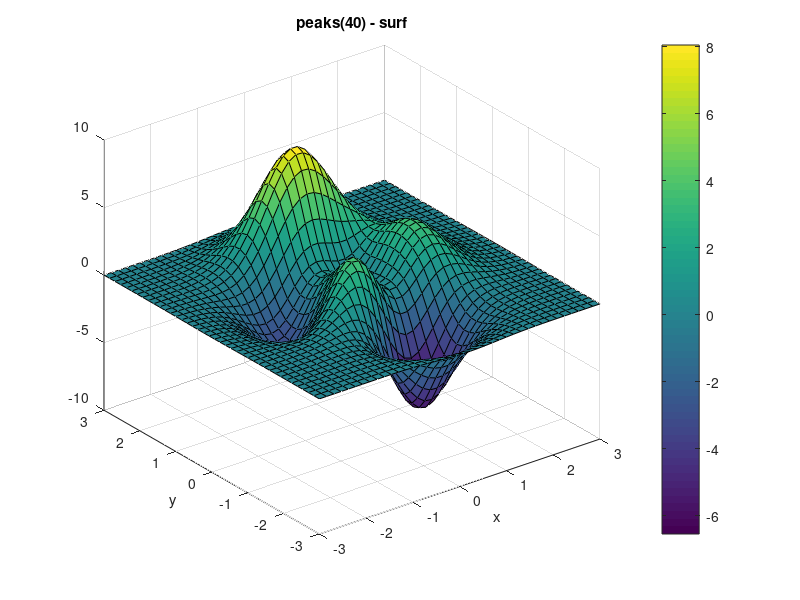
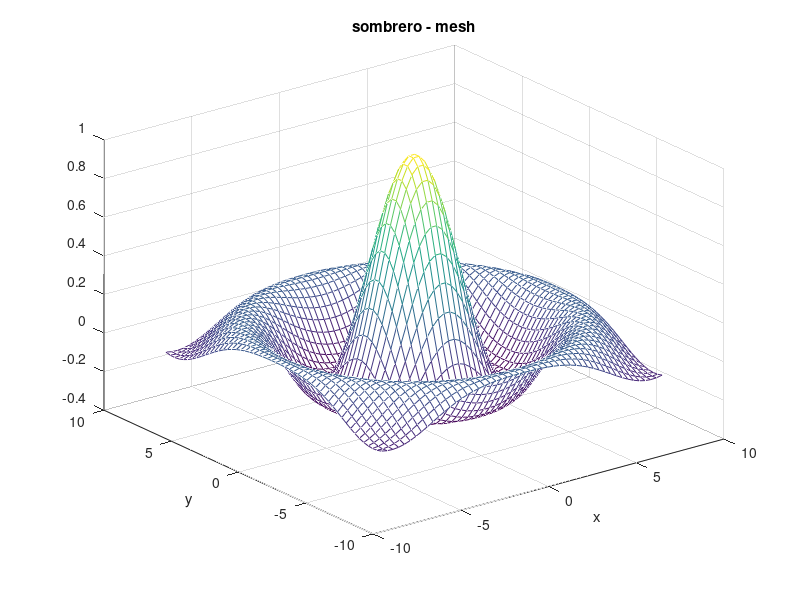
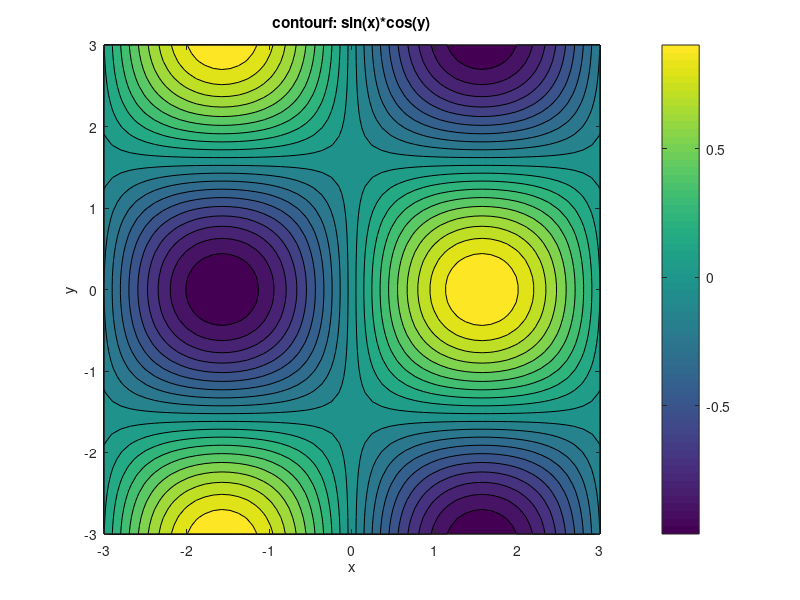
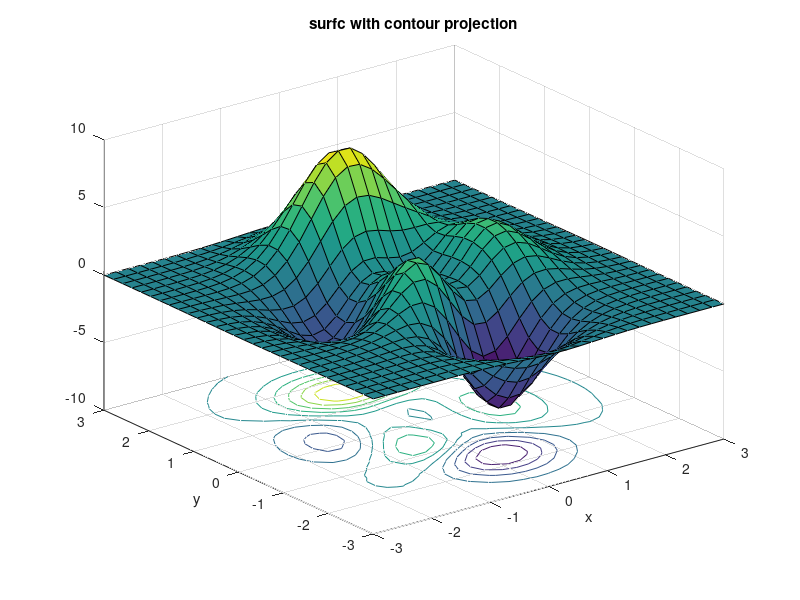

Write MATLAB code to recreate these figures, in order.
%% Surface Plot Showcase
%  Demonstrates all surface plotting capabilities

fprintf('=== Surface Plot Showcase ===\n\n');

% Demo 1: peaks
figure(1);
[X, Y, Z] = peaks(40);
surf(X, Y, Z);
colorbar;
title('peaks(40) - surf');
xlabel('x'); ylabel('y');

% Demo 2: sombrero
figure(2);
[X, Y, Z] = sombrero(50);
mesh(X, Y, Z);
title('sombrero - mesh');
xlabel('x'); ylabel('y');

% Demo 3: contourf with meshgrid
figure(3);
x = linspace(-3, 3, 60);
y = linspace(-3, 3, 60);
[X, Y] = meshgrid(x, y);
Z = sin(X) .* cos(Y);
contourf(X, Y, Z, 20);
colorbar;
title('contourf: sin(x)*cos(y)');
xlabel('x'); ylabel('y');

% Demo 4: surfc
figure(4);
[X, Y, Z] = peaks(30);
surfc(X, Y, Z);
title('surfc with contour projection');
xlabel('x'); ylabel('y');

drawnow;
fprintf('  4 figure windows created\n');
fprintf('=== Showcase Complete ===\n');
